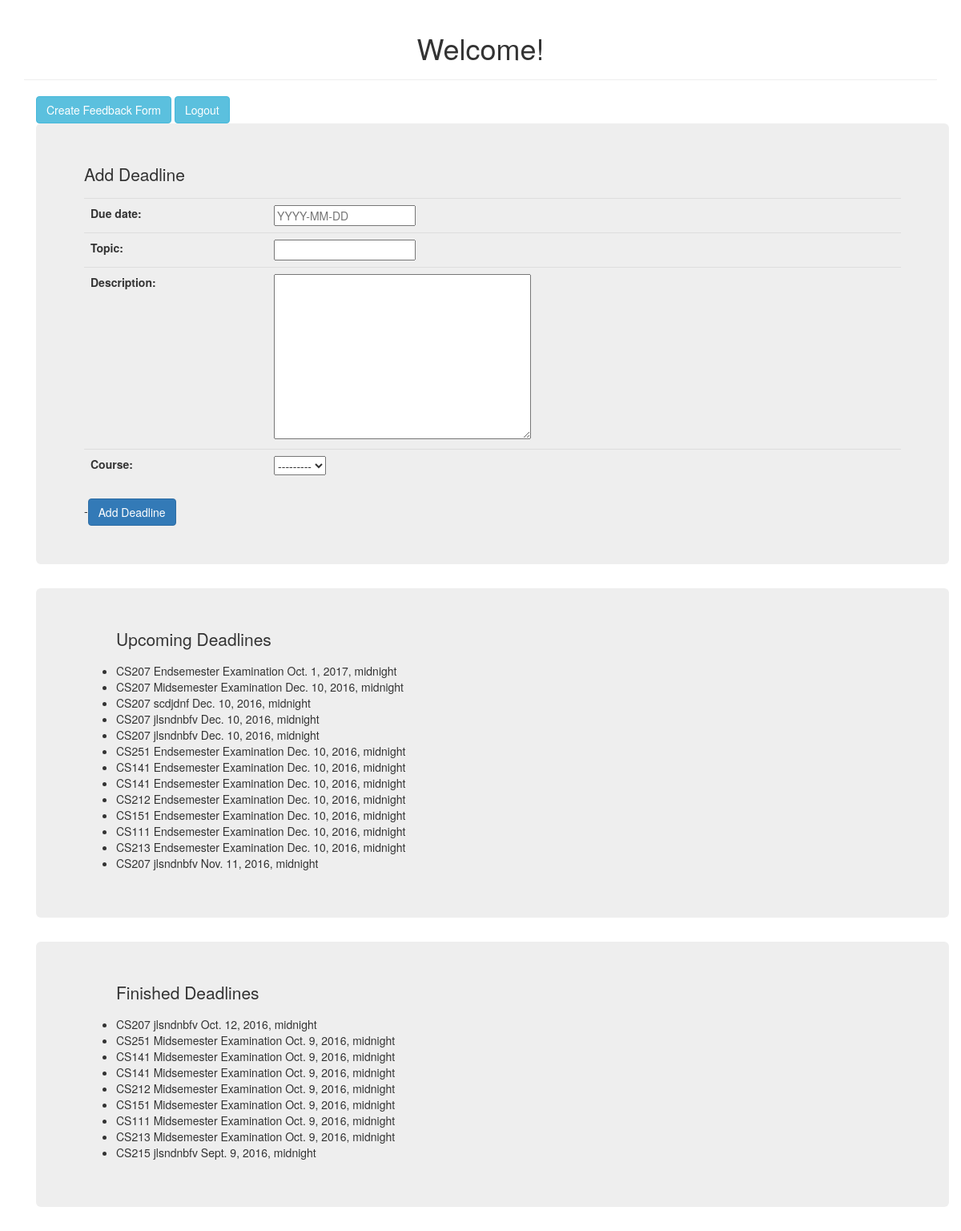
The app's page / (signed in) with its own data.
### backend/models.py (models this page shows)
class Course(models.Model):
	code = models.CharField(max_length=5)
	name = models.CharField(max_length=30)
	semester = models.CharField(max_length=30)
	instructor = models.ForeignKey(User, on_delete=models.CASCADE)
	midsem_date = models.DateTimeField()
	endsem_date = models.DateTimeField()
	def __str__(self):
		return self.code

class Deadline(models.Model):
	due_date = models.DateTimeField()
	topic = models.CharField(max_length=30)
	description = models.TextField(default="")
	course = models.ForeignKey(Course)
	class Meta:
		ordering = ['-due_date',]

### backend/views.py (the view)
# urls.py: 2. Add a URL to urlpatterns:  url(r'^$', views.home, name='home')
@login_required(login_url="login/")
def home(request):
	if request.method == 'POST':
		form = DeadlineForm(request.POST, request.FILES)
		if form.is_valid():
			deadline = form.save(commit=True)
			deadline.save()
			return HttpResponseRedirect('/')
	else:
		form = DeadlineForm()
	deadlines = Deadline.objects.all()
	upcoming = []
	finished = []
	for deadline in deadlines:
		if deadline.due_date > datetime.now():
			upcoming.append(deadline.pk)
		else:
			finished.append(deadline.pk)
	upcomingdeadlines = Deadline.objects.filter(pk__in=upcoming)
	finisheddeadlines = Deadline.objects.filter(pk__in=finished)
	courses = Course.objects.all()
	c = {'form':form, 'upcomingdeadlines':upcomingdeadlines, 'finisheddeadlines':finisheddeadlines,'courses':courses}
	return render(request, 'home.html', c)

### backend/forms.py
class DeadlineForm(forms.ModelForm):
	class Meta:
		model = Deadline
		fields = ['due_date', 'topic', 'description', 'course']
	def __init__(self, *args, **kwargs):
		super(DeadlineForm, self).__init__(*args, **kwargs)
		self.fields['due_date'].widget.attrs={'placeholder': 'YYYY-MM-DD'}

### templates/home.html (shortened to what this page needs)
{% load static %}
<!DOCTYPE html>
<html>
<head>
	<link rel="stylesheet" href="{% static 'bootstrap/css/bootstrap.min.css' %}">
</head>
<body>
	<div class="container">
			<div class='page-header'>
				<h1 align="center">Welcome!</h1>
			</div>
			<div class="container" >
				<a href="/createfeedbackform" class="btn btn-info" role="button" align="left">Create Feedback Form</a>
				<a href="/logout" class="btn btn-info" role="button" align="right">Logout</a>
			</div>
			<div class="container">
				<div class="jumbotron">
					<p>Add Deadline</p>
					<form method="POST" action=".">{% csrf_token %}
						<table class="table table-hover">
							{{ form.as_table }}
						</table>
						-<button class="btn btn-primary" type="submit" value="Add Deadline">Add Deadline</button>
					</form>
				</div>
			</div>
			<div class="col-sm4">
			<div class="container">
				<div class="jumbotron">
					{% if upcomingdeadlines %}
						<ul>
						<p>Upcoming Deadlines</p>
						{% for deadline in upcomingdeadlines %}
							<li> {{deadline.course.code}} {{deadline.topic}} {{deadline.due_date}} </li>
						{% endfor %}
						</ul>
					{% endif %}
				</div>
				<div class="jumbotron">
					{% if finisheddeadlines %}
						<ul>
						<p>Finished Deadlines</p>
						{% for deadline in finisheddeadlines %}
							<li> {{deadline.course.code}} {{deadline.topic}} {{deadline.due_date}} </li>
						{% endfor %}
						</ul>
					{% endif %}
				</div>
			</div>
			</div>
	</div>
</body>
</html>

### records on screen
Deadline: course.code "CS207", topic "Endsemester Examination", due_date "Oct. 1, 2017, midnight"
Deadline: course.code "CS207", topic "Midsemester Examination", due_date "Dec. 10, 2016, midnight"
Deadline: course.code "CS207", topic "scdjdnf", due_date "Dec. 10, 2016, midnight"
Deadline: course.code "CS207", topic "jlsndnbfv", due_date "Dec. 10, 2016, midnight"
Deadline: course.code "CS207", topic "jlsndnbfv", due_date "Dec. 10, 2016, midnight"
Deadline: course.code "CS251", topic "Endsemester Examination", due_date "Dec. 10, 2016, midnight"
Deadline: course.code "CS141", topic "Endsemester Examination", due_date "Dec. 10, 2016, midnight"
Deadline: course.code "CS141", topic "Endsemester Examination", due_date "Dec. 10, 2016, midnight"
Deadline: course.code "CS212", topic "Endsemester Examination", due_date "Dec. 10, 2016, midnight"
Deadline: course.code "CS151", topic "Endsemester Examination", due_date "Dec. 10, 2016, midnight"
Deadline: course.code "CS111", topic "Endsemester Examination", due_date "Dec. 10, 2016, midnight"
Deadline: course.code "CS213", topic "Endsemester Examination", due_date "Dec. 10, 2016, midnight"
Deadline: course.code "CS207", topic "jlsndnbfv", due_date "Nov. 11, 2016, midnight"
Deadline: course.code "CS207", topic "jlsndnbfv", due_date "Oct. 12, 2016, midnight"
Deadline: course.code "CS251", topic "Midsemester Examination", due_date "Oct. 9, 2016, midnight"
Deadline: course.code "CS141", topic "Midsemester Examination", due_date "Oct. 9, 2016, midnight"
Deadline: course.code "CS141", topic "Midsemester Examination", due_date "Oct. 9, 2016, midnight"
Deadline: course.code "CS212", topic "Midsemester Examination", due_date "Oct. 9, 2016, midnight"
Deadline: course.code "CS151", topic "Midsemester Examination", due_date "Oct. 9, 2016, midnight"
Deadline: course.code "CS111", topic "Midsemester Examination", due_date "Oct. 9, 2016, midnight"
Deadline: course.code "CS213", topic "Midsemester Examination", due_date "Oct. 9, 2016, midnight"
Deadline: course.code "CS215", topic "jlsndnbfv", due_date "Sept. 9, 2016, midnight"
